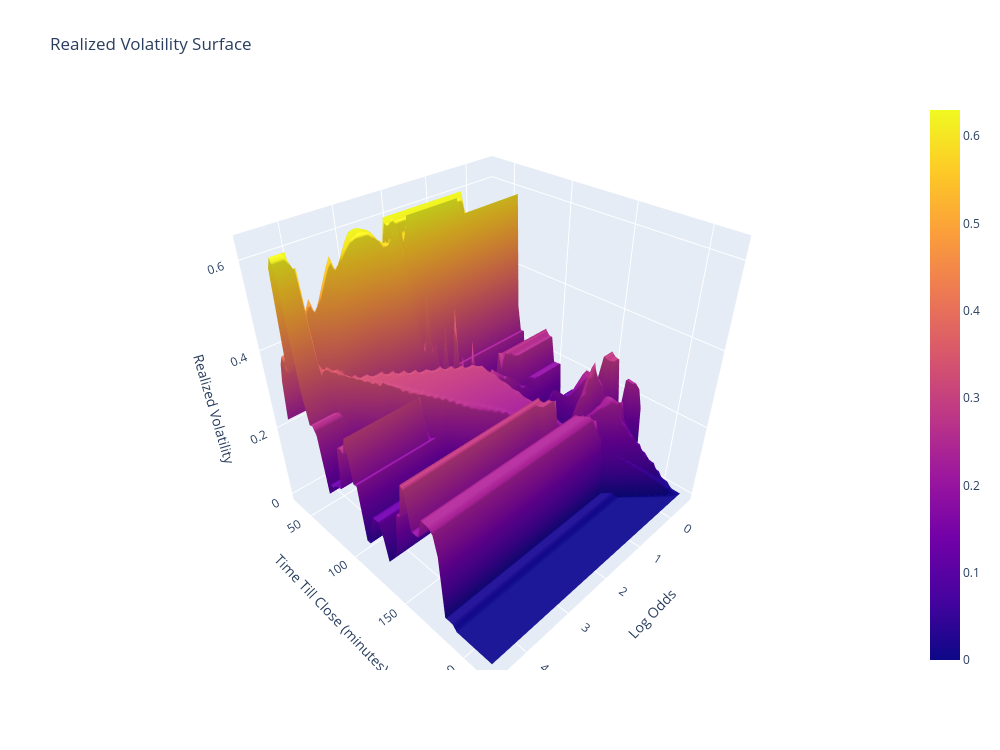

Notebook code for this chart:
### Code cell
plot_realized_vol_surface(vol_df)

### Figure 1 — Plotly figure (JSON) as saved in the notebook; plotly's stock layout.template omitted (floating-point values rounded to 4 significant figures; data arrays with more than 128 entries replaced by an {"elided": "..."} marker saying what was removed)
{"data": [{"type": "surface", "x": {"elided": "60x60 float values"}, "y": {"elided": "60x60 float values"}, "z": {"elided": "60x60 float values"}}], "layout": {"height": 750, "scene": {"xaxis": {"title": {"text": "Log Odds"}}, "yaxis": {"title": {"text": "Time Till Close (minutes)"}}, "zaxis": {"title": {"text": "Realized Volatility"}}}, "title": {"text": "Realized Volatility Surface"}, "width": 1000}}
